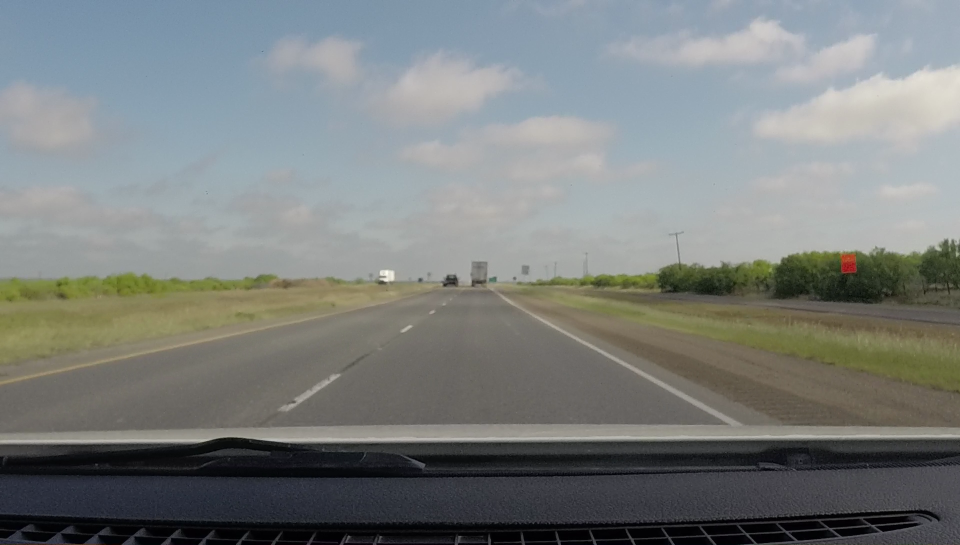
#> input picture practica9/highway_frame_0001.png, 1920 x 1090 px, given in place of highway_right_solid_white_line_short.mp4, which was not available (shown at 1/2 size)
$ jupyter execute lab_09_line_hough_transform.ipynb   (text cells are left out)
#> lines starting #> are read from the running program, lines starting #| are printed output that depends on the picture; after the words box and inside, x2 and y2 are one past the last pixel; in counts of white or black regions, pixels touching at a corner belong together; pictures that were not available may be replaced by others from this repository, and a replacement may not be noted
[cell 1]
"""
	line_detection_using_hough_transform.py

	author: Kassandra Ibarra, Jesus Ramirez y Alberto Herrera
	universidad de monterrey
"""

# import required libraries
import numpy as np
import matplotlib.pyplot as plt
import matplotlib.image as mpimg
import cv2
import math
# select a region of interest

def draw_lines(img,lines):
    # In case of error, don't draw the line
	draw_right = True
	draw_left = True

    # Find slopes of all lines
    # But only care about lines where abs(slope) > slope_threshold
	slope_threshold = 0.5
	slopes = []
	new_lines = []
	for line in lines:
		x1, y1, x2, y2 = line[0]  # line = [[x1, y1, x2, y2]]

        # Calculate slope
		if x2 - x1 == 0.:  # corner case, avoiding division by 0
			slope = 999.  # practically infinite slope
		else:
			slope = (y2 - y1) / (x2 - x1)

        # Filter lines based on slope
		if abs(slope) > slope_threshold:
			slopes.append(slope)
			new_lines.append(line)

	lines = new_lines

    # Split lines into right_lines and left_lines, representing the right and left lane lines
    # Right/left lane lines must have positive/negative slope, and be on the right/left half of the image
	right_lines = []
	left_lines = []
	for i, line in enumerate(lines):
		x1, y1, x2, y2 = line[0]
		img_x_center = img.shape[1] / 2  # x coordinate of center of image
		if slopes[i] > 0 and x1 > img_x_center and x2 > img_x_center:
			right_lines.append(line)
		elif slopes[i] < 0 and x1 < img_x_center and x2 < img_x_center:
			left_lines.append(line)

    # Run linear regression to find best fit line for right and left lane lines
    # Right lane lines
	right_lines_x = []
	right_lines_y = []

	for line in right_lines:
		x1, y1, x2, y2 = line[0]

		right_lines_x.append(x1)
		right_lines_x.append(x2)

		right_lines_y.append(y1)
		right_lines_y.append(y2)

	if len(right_lines_x) > 0:
		right_m, right_b = np.polyfit(right_lines_x, right_lines_y, 1)  # y = m*x + b
	else:
		right_m, right_b = 1, 1
		draw_right = False

    # Left lane lines
	left_lines_x = []
	left_lines_y = []

	for line in left_lines:
		x1, y1, x2, y2 = line[0]

		left_lines_x.append(x1)
		left_lines_x.append(x2)

		left_lines_y.append(y1)
		left_lines_y.append(y2)

	if len(left_lines_x) > 0:
		left_m, left_b = np.polyfit(left_lines_x, left_lines_y, 1)  # y = m*x + b
	else:
		left_m, left_b = 1, 1
		draw_left = False

    # Find 2 end points for right and left lines, used for drawing the line
    # y = m*x + b --> x = (y - b)/m
	y1 = 850
	y2 = 610

	right_x1 = (y1 - right_b) / right_m
	right_x2 = (y2 - right_b) / right_m

	left_x1 = (y1 - left_b) / left_m
	left_x2 = (y2 - left_b) / left_m

    # Convert calculated end points from float to int
	y1 = int(y1)
	y2 = int(y2)
	right_x1 = int(right_x1)
	right_x2 = int(right_x2)
	left_x1 = int(left_x1)
	left_x2 = int(left_x2)

    # Draw the right and left lines on image
	if draw_right:
		cv2.line(img, (right_x1, y1), (right_x2, y2), (0,0,255), 5)
	if draw_left:
		cv2.line(img, (left_x1, y1), (left_x2, y2), (0,0,255), 5)
	if draw_right and draw_left:
		overlay=img.copy()
		pts=np.array([[right_x1, y1],[right_x2, y2],[left_x2, y2],[left_x1, y1]],np.int32)
		pts=pts.reshape((-1,1,2))
		cv2.fillPoly(overlay,[pts],(0,255,0))
		opacity=.2
		cv2.addWeighted(overlay, opacity, img, 1 - opacity, 0, img)


	return(img)

def region_of_interest(img, vertices):
    """
    Applies an image mask.

    Only keeps the region of the image defined by the polygon
    formed from `vertices`. The rest of the image is set to black.
    """
    #defining a blank mask to start with
    mask = np.zeros_like(img)

    #defining a 3 channel or 1 channel color to fill the mask with depending on the input image
    if len(img.shape) > 2:
        channel_count = img.shape[2]  # i.e. 3 or 4 depending on your image
        ignore_mask_color = (255,) * channel_count
    else:
        ignore_mask_color = 255

    #filling pixels inside the polygon defined by "vertices" with the fill color
    cv2.fillPoly(mask, vertices, ignore_mask_color)

    #returning the image only where mask pixels are nonzero
    masked_image = cv2.bitwise_and(img, mask)
    return masked_image

# run line detection pipeline
def leer_vid():
	#1.- get frame from the video
	cap = cv2.VideoCapture('highway_right_solid_white_line_short.mp4')
	while cap.isOpened():
		ret, frame = cap.read()
#> frame is the input picture: shape (1090, 1920, 3); mean B, G, R 125.6, 127, 122.8
		if ret:
			lec  = run_pipeline(frame)
#> in run_pipeline, `grey = cv2.cvtColor(img_colour_rgb, cv2.COLOR_RGB2GRAY)`:
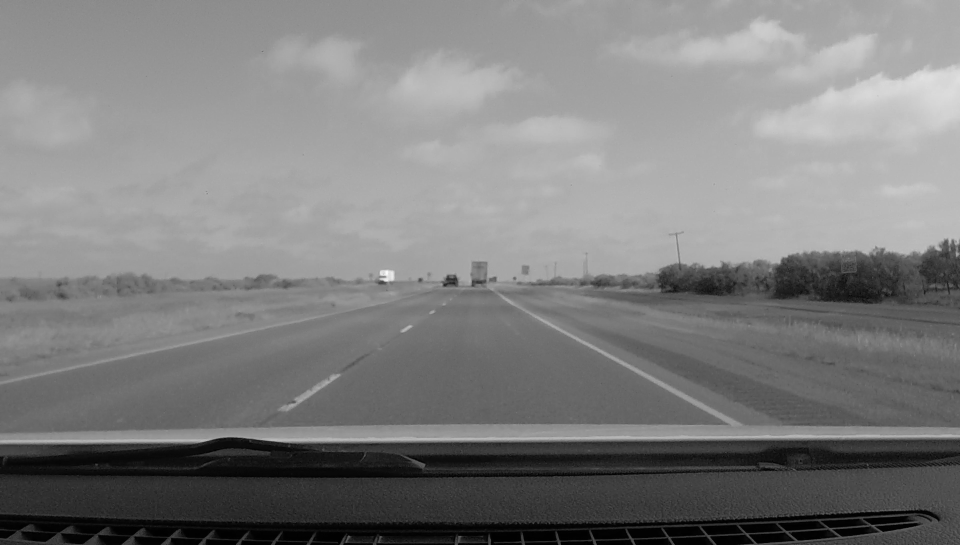
#> grey: shape (1090, 1920) (shown at 1/2 size); min 0, max 253, mean 125.5
#> in run_pipeline, `edges = cv2.Canny(blur_grey, low_threshold, high_threshold, apertureSi..`:
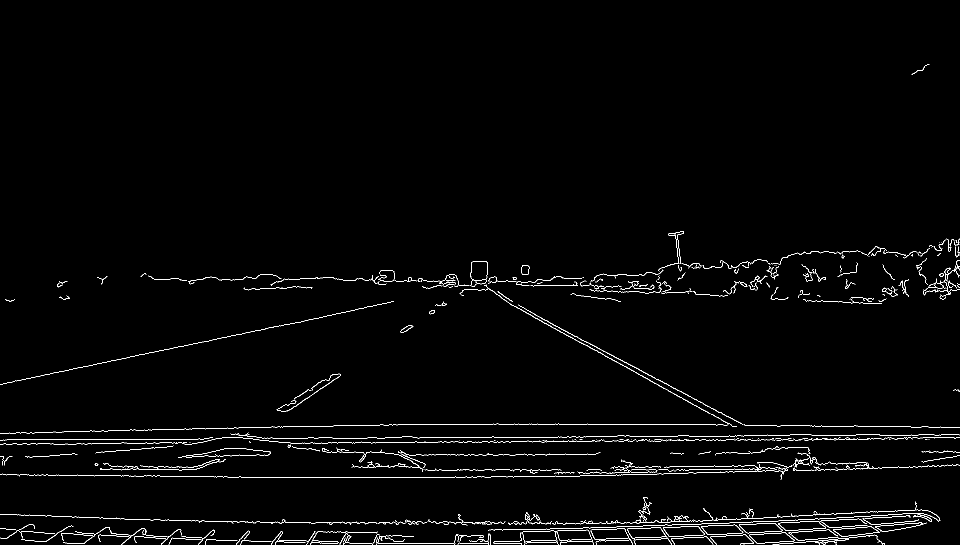
#> edges: shape (1090, 1920) (shown at 1/2 size); 1.6% white in thin lines or dots, all inside (x1, y1, x2, y2) = (0, 128, 1920, 1090)
#> in region_of_interest, `cv2.fillPoly(mask, vertices, ignore_mask_color)`:
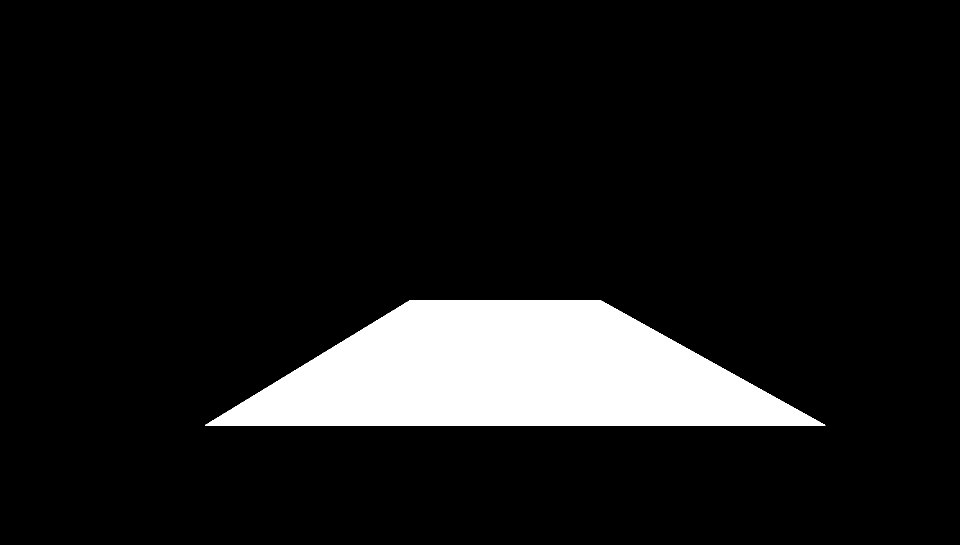
#> mask: shape (1090, 1920) (shown at 1/2 size); 9.7% white; 1 white region, box (x1, y1, x2, y2) and area: (410, 600, 1651, 851) 203741
#> in region_of_interest, `masked_image = cv2.bitwise_and(img, mask)`:
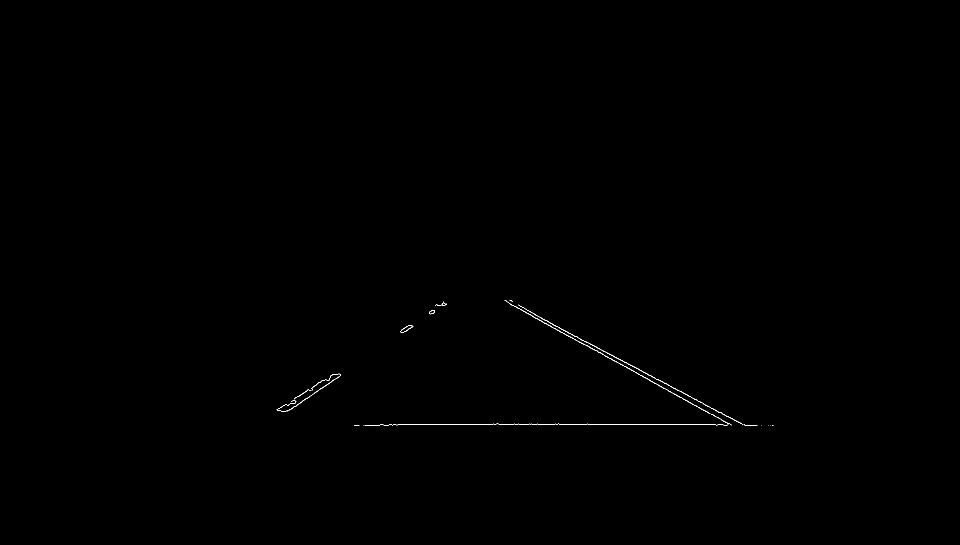
#> masked_image: shape (1090, 1920) (shown at 1/2 size); 0.13% white in thin lines or dots, all inside (x1, y1, x2, y2) = (553, 600, 1547, 851)
#> in run_pipeline, `line_image = np.copy(img_colour)*0`: line_image: shape (1090, 1920, 3); every value is 0
#> in run_pipeline, `hough_lines = cv2.HoughLinesP(masked_edges, rho, theta, threshold, np...`: hough_lines = [[835, 848, 1486, 848], [760, 849, 1489, 849], [1012, 601, 1462, 850], [1059, 623, 1452, 832], [1037, 610, 1482, 847], [1009, 600, 1450, 844], [575, 822, 892, 608], [708, 850, 794, 850], [1016, 605, 1164, 687], [555, 820, 887, 605], [554, 820, 887, 603]]
#> the loop in draw_lines, `for line in lines:` made 11 passes
#> (x1, y1, x2, y2, slope) on passes 1 to 11: (835, 848, 1486, 848, 0), (760, 849, 1489, 849, 0), (1012, 601, 1462, 850, 0.553), (1059, 623, 1452, 832, 0.532), (1037, 610, 1482, 847, 0.533), (1009, 600, 1450, 844, 0.553), (575, 822, 892, 608, -0.675), (708, 850, 794, 850, 0), (1016, 605, 1164, 687, 0.554), (555, 820, 887, 605, -0.648), (554, 820, 887, 603, -0.652)
#> after the loop in draw_lines, `for line in lines:`: new_lines = [[[1012, 601, 1462, 850]], [[1059, 623, 1452, 832]], [[1037, 610, 1482, 847]], [[1009, 600, 1450, 844]], [[575, 822, 892, 608]], [[1016, 605, 1164, 687]], [[555, 820, 887, 605]], [[554, 820, 887, 603]]]; slopes = [0.553, 0.532, 0.533, 0.553, -0.675, 0.554, -0.648, -0.652]
#> in draw_lines, `lines = new_lines`: lines has the same summary as new_lines
#> the loop in draw_lines, `for i, line in enumerate(lines):` made 8 passes
#> after the loop in draw_lines, `for i, line in enumerate(lines):`: left_lines = [[[575, 822, 892, 608]], [[555, 820, 887, 605]], [[554, 820, 887, 603]]]; right_lines = [[[1012, 601, 1462, 850]], [[1059, 623, 1452, 832]], [[1037, 610, 1482, 847]], [[1009, 600, 1450, 844]], [[1016, 605, 1164, 687]]]
#> the loop in draw_lines, `for line in right_lines:` made 5 passes
#> after the loop in draw_lines, `for line in right_lines:`: right_lines_x = [1012, 1462, 1059, 1452, 1037, 1482, 1009, 1450, 1016, 1164]; right_lines_y = [601, 850, 623, 832, 610, 847, 600, 844, 605, 687]
#> in draw_lines, `right_m, right_b = np.polyfit(right_lines_x, right_lines_y, 1)`: right_m = 0.54; right_b = 54.21
#> the loop in draw_lines, `for line in left_lines:` made 3 passes
#> after the loop in draw_lines, `for line in left_lines:`: left_lines_x = [575, 892, 555, 887, 554, 887]; left_lines_y = [822, 608, 820, 605, 820, 603]
#> in draw_lines, `left_m, left_b = np.polyfit(left_lines_x, left_lines_y, 1)`: left_m = -0.656; left_b = 1188.9
#> in draw_lines, `right_x1 = (y1 - right_b) / right_m`: right_x1 = 1473.8
#> in draw_lines, `right_x2 = (y2 - right_b) / right_m`: right_x2 = 1029.3
#> in draw_lines, `left_x1 = (y1 - left_b) / left_m`: left_x1 = 516.3
#> in draw_lines, `left_x2 = (y2 - left_b) / left_m`: left_x2 = 881.9
#> in draw_lines, `right_x1 = int(right_x1)`: right_x1 = 1473
#> in draw_lines, `right_x2 = int(right_x2)`: right_x2 = 1029
#> in draw_lines, `left_x1 = int(left_x1)`: left_x1 = 516
#> in draw_lines, `left_x2 = int(left_x2)`: left_x2 = 881
#> in draw_lines, `cv2.line(img, (right_x1, y1), (right_x2, y2), (0,0,255), 5)`:
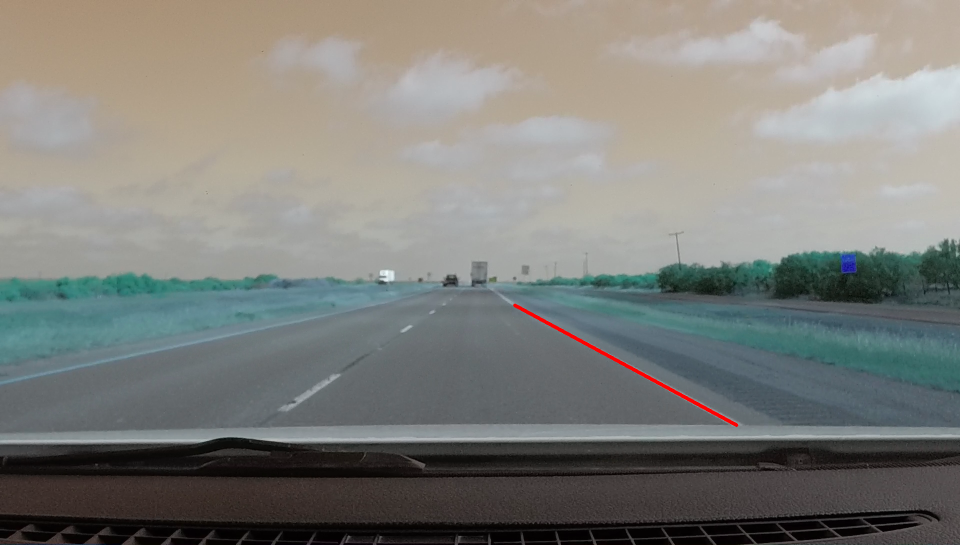
#> img: shape (1090, 1920, 3) (shown at 1/2 size); mean of channels 0, 1, 2 122.5, 126.7, 125.8; drawn as B, G, R
#> in draw_lines, `cv2.line(img, (left_x1, y1), (left_x2, y2), (0,0,255), 5)`:
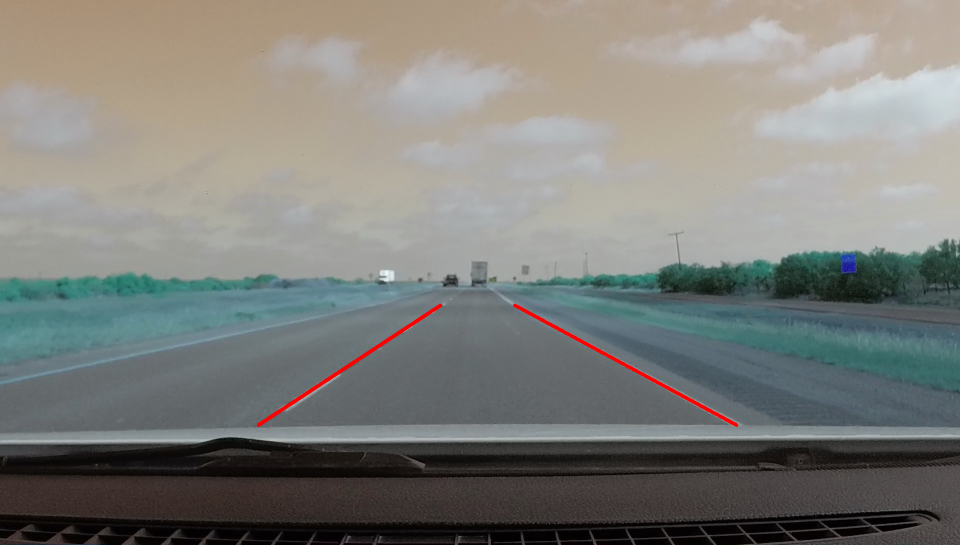
#> img: shape (1090, 1920, 3) (shown at 1/2 size); 0.16% of pixels changed, all inside (x1, y1, x2, y2) = (513, 607, 885, 854); drawn as B, G, R
#> in draw_lines, `pts=np.array([[right_x1, y1],[right_x2, y2],[left_x2, y2],[left_x1, y1..`: pts = [[1473, 850], [1029, 610], [881, 610], [516, 850]]
#> in draw_lines, `cv2.fillPoly(overlay,[pts],(0,255,0))`:
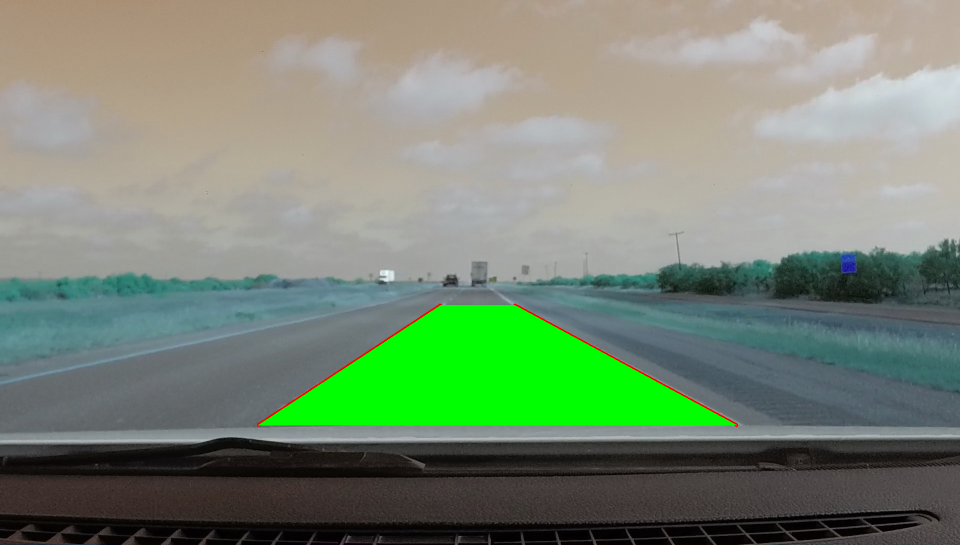
#> overlay: shape (1090, 1920, 3) (shown at 1/2 size); 6.38% of pixels changed, all inside (x1, y1, x2, y2) = (516, 610, 1474, 851); drawn as B, G, R
#> in draw_lines, `cv2.addWeighted(overlay, opacity, img, 1 - opacity, 0, img)`:
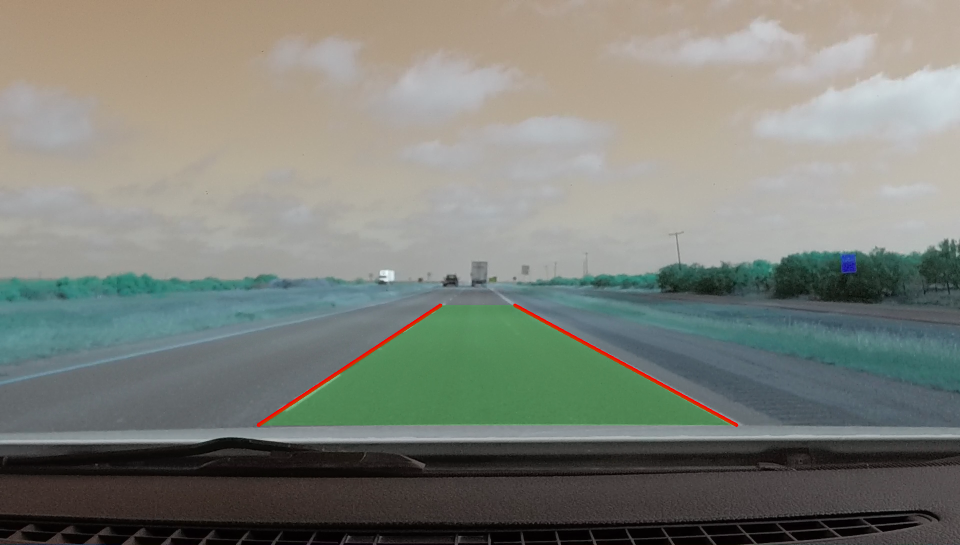
#> img: shape (1090, 1920, 3) (shown at 1/2 size); 6.38% of pixels changed, all inside (x1, y1, x2, y2) = (516, 610, 1474, 851); drawn as B, G, R
#> the loop in run_pipeline, `for line in hough_lines:` made 11 passes
#> after the loop in run_pipeline, `for line in hough_lines:`:
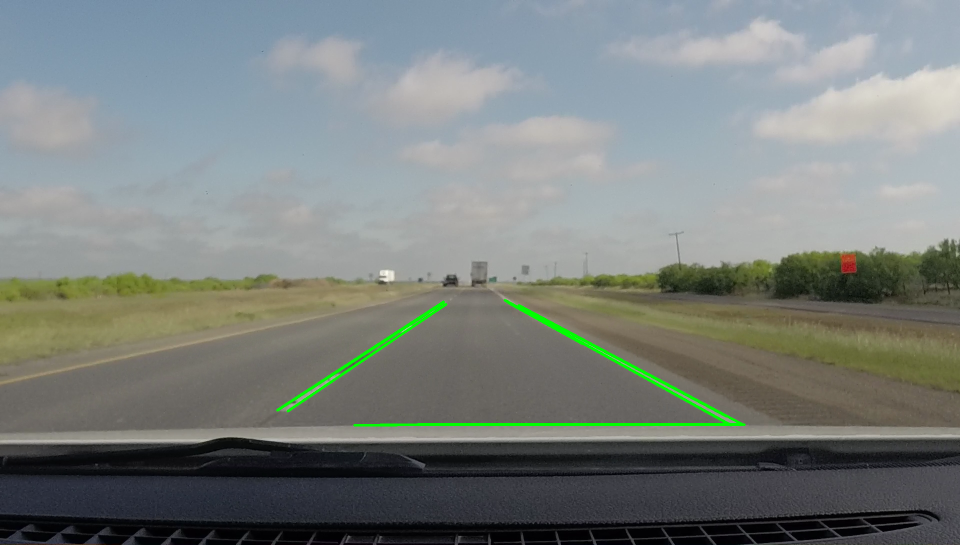
#> img_colour_with_lines: shape (1090, 1920, 3) (shown at 1/2 size); mean R, G, B 121.9, 127.9, 124.7
#> lec = True
		else:
			if not lec:
				print("No frame available")
				break
			elif lec:
				print("Video Finished")
				break

		# wait for the user to press 'q' to exit
		if cv2.waitKey(1) & 0xFF == ord('q'):
#> (key q is pressed here)
			break

	cap.release()

# destroy windows to free memory
	cv2.destroyAllWindows()
	return(None)
def run_pipeline(img_colour):


	# 2. Convert from BGR to RGB then from RGB to greyscale
    img_colour_rgb = cv2.cvtColor(img_colour, cv2.COLOR_BGR2RGB)
    grey = cv2.cvtColor(img_colour_rgb, cv2.COLOR_RGB2GRAY)

	# 3.- Apply Gaussuan smoothing
    kernel_size = (7,7)
    blur_grey = cv2.GaussianBlur(grey, kernel_size, sigmaX=0, sigmaY=0)

	# 4.- Apply Canny edge detector
    low_threshold = 10
    high_threshold = 70
    edges = cv2.Canny(blur_grey, low_threshold, high_threshold, apertureSize=3)

	# 5.- Define a polygon-shape like region of interest
    img_shape = grey.shape

    # uncomment the following lines when extracting lines around the whole image
    '''
    img_size = img_shape
    bottom_left = (0, img_size[0])
    top_left = (0, 0)
    top_right = (img_size[1], 0)
    bottom_right = (img_size[1], img_size[0])
    '''

	# comment the following lines when extracting  lines around the whole image
    bottom_left = (410, 850)
    top_left = (820, 600)
    top_right = (1200, 600)
    bottom_right = (1650, 850)

    # create a vertices array that will be used for the roi
    vertices = np.array([[bottom_left,top_left, top_right, bottom_right]], dtype=np.int32)

	# 6.- Get a region of interest using the just created polygon. This will be
	#     used together with the Hough transform to obtain the estimated Hough lines
    masked_edges = region_of_interest(edges, vertices)

	# 7.- Apply Hough transform for lane lines detection
    rho = 1                       # distance resolution in pixels of the Hough grid
    theta = np.pi/180             # angular resolution in radians of the Hough grid
    threshold = 40                # minimum number of votes (intersections in Hough grid cell)
    min_line_len = 5              # minimum number of pixels making up a line
    max_line_gap = 450             # maximum gap in pixels between connectable line segments
    line_image = np.copy(img_colour)*0   # creating a blank to draw lines on
    hough_lines = cv2.HoughLinesP(masked_edges, rho, theta, threshold, np.array([]), minLineLength=min_line_len, maxLineGap=max_line_gap)
##################3

    img_w_lines2 = draw_lines(img_colour_rgb.copy(),hough_lines)

##########33
	# 8.- Visualise input and output images
    img_colour_with_lines = img_colour_rgb.copy()
    if hough_lines is not None:
        for line in hough_lines:
            for x1, y1, x2, y2 in line:
                cv2.line(img_colour_with_lines, (x1, y1), (x2, y2), (0,255,0), 3)

	# visualise input and output images
    #cv2.imshow("img colour rgb",img_colour_rgb)
    #cv2.imshow("blur grey",blur_grey)
    cv2.imshow("practica9",img_w_lines2)
    cv2.imshow("edges",edges)
    #cv2.imshow("img color w/lines", img_colour_with_lines)

    return True
def plt_vis():
    plt.figure(1)
    plt.imshow(img_colour_rgb)
    plt.axis('off')

    plt.figure(2)
    plt.imshow(blur_grey, cmap='gray')
    plt.axis('off')

    plt.figure(3)
    plt.imshow(edges, cmap='gray')
    plt.axis('off')

    plt.figure(4)
    plt.imshow(img_colour_with_lines)
    plt.axis('off')

    plt.show()
# fun pipeline
#img_name = 'highway_frame_0001.png'
#run_pipeline(img_name)
global lec
lec = False
leer_vid()
